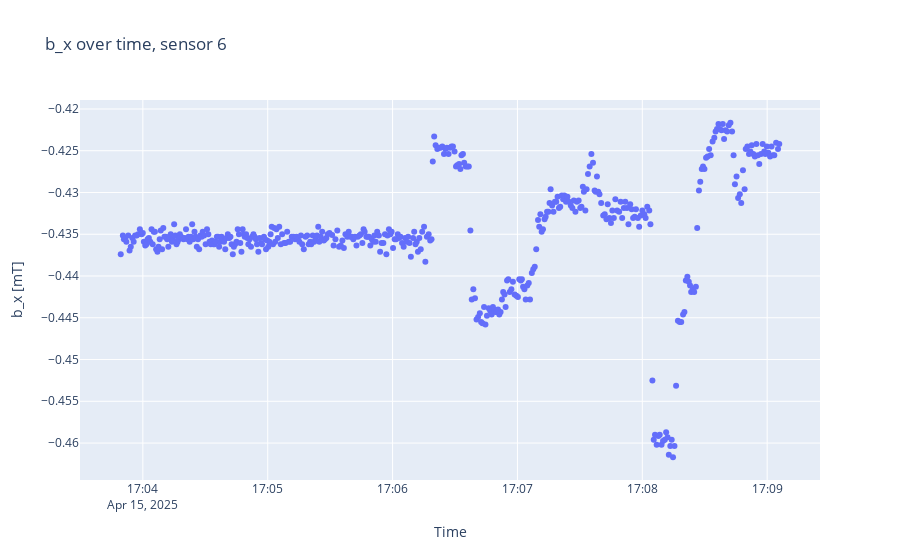
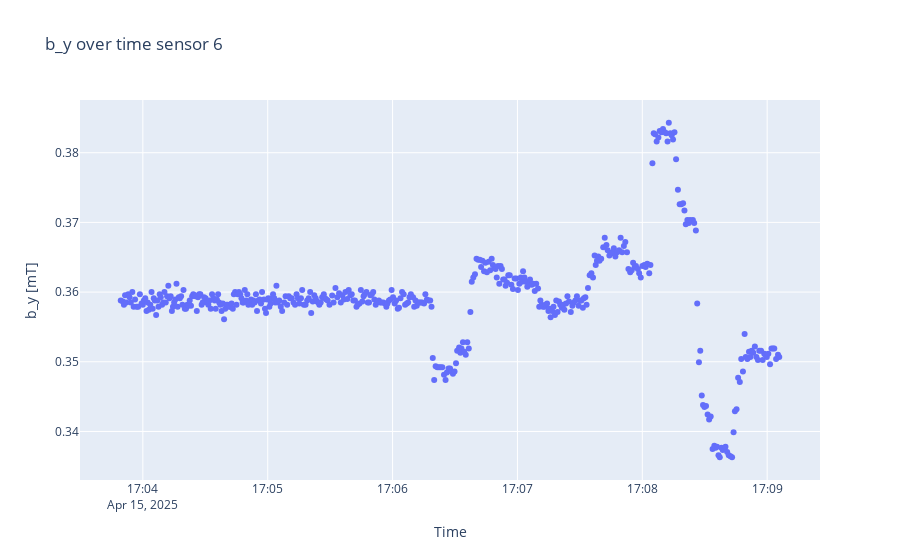
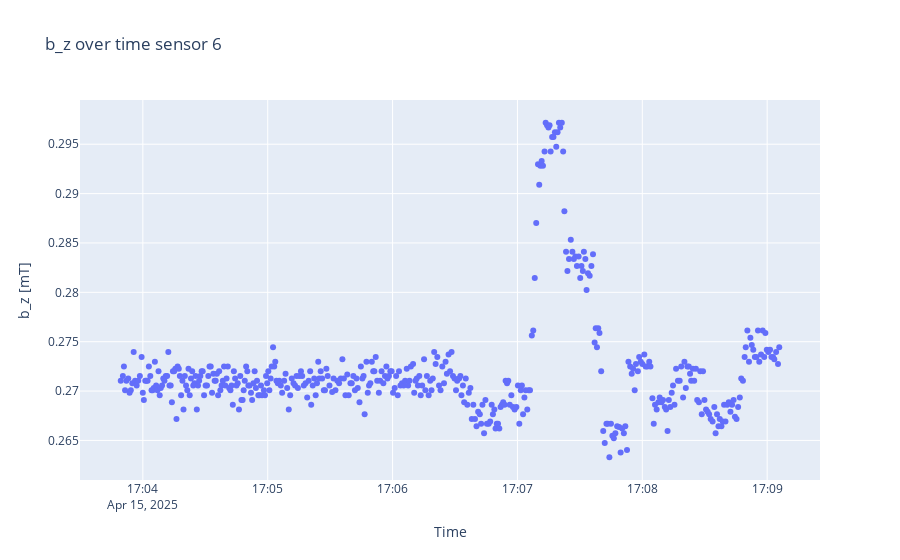

Source (notebook cell) for these figures, in order:
### Code cell
sensorplots(B2, timestamps2, 6)

### Figure 1 — Plotly figure (JSON) as saved in the notebook; plotly's stock layout.template omitted (floating-point values rounded to 4 significant figures; data arrays with more than 128 entries replaced by an {"elided": "..."} marker saying what was removed)
{"data": [{"mode": "markers", "type": "scatter", "x": {"elided": "464 str values"}, "y": {"elided": "464 float values"}}], "layout": {"title": {"text": "b_x over time, sensor 6"}, "xaxis": {"title": {"text": "Time"}}, "yaxis": {"scaleanchor": "y", "title": {"text": "b_x [mT]"}}}}

### Figure 2 — Plotly figure (JSON) as saved in the notebook; plotly's stock layout.template omitted (floating-point values rounded to 4 significant figures; data arrays with more than 128 entries replaced by an {"elided": "..."} marker saying what was removed)
{"data": [{"mode": "markers", "type": "scatter", "x": {"elided": "464 str values"}, "y": {"elided": "464 float values"}}], "layout": {"title": {"text": "b_y over time sensor 6"}, "xaxis": {"title": {"text": "Time"}}, "yaxis": {"scaleanchor": "y", "title": {"text": "b_y [mT]"}}}}

### Figure 3 — Plotly figure (JSON) as saved in the notebook; plotly's stock layout.template omitted (floating-point values rounded to 4 significant figures; data arrays with more than 128 entries replaced by an {"elided": "..."} marker saying what was removed)
{"data": [{"mode": "markers", "type": "scatter", "x": {"elided": "464 str values"}, "y": {"elided": "464 float values"}}], "layout": {"title": {"text": "b_z over time sensor 6"}, "xaxis": {"title": {"text": "Time"}}, "yaxis": {"scaleanchor": "y", "title": {"text": "b_z [mT]"}}}}
